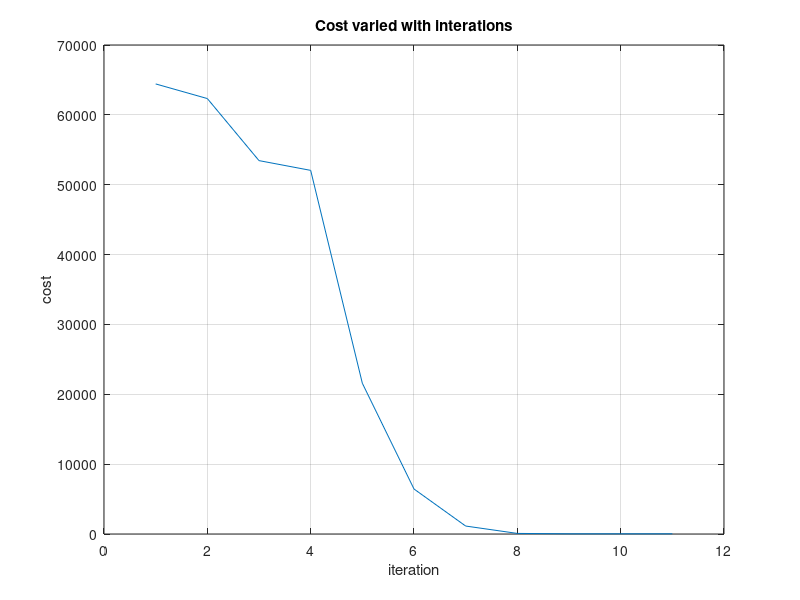

The MATLAB script that drew this image:
close all
clear all
clc

load('cost.mat')
J_hist = arr;
plot(arr)
xlabel('iteration')
ylabel('cost')
title('Cost varied with interations')
grid on